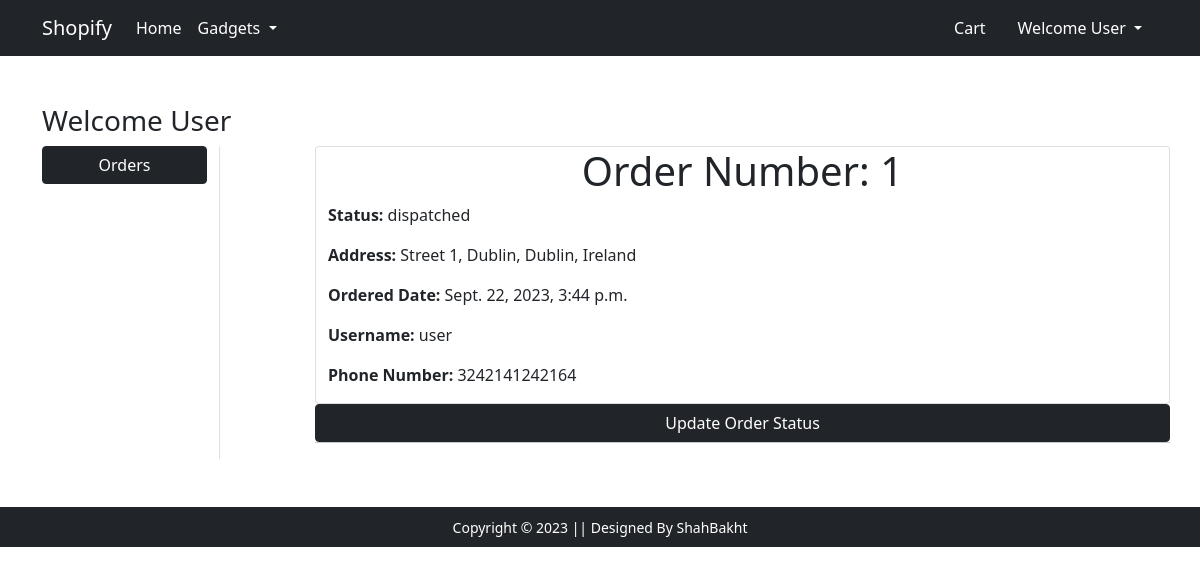
Before: /admins/orders (signed in) with the older database file.
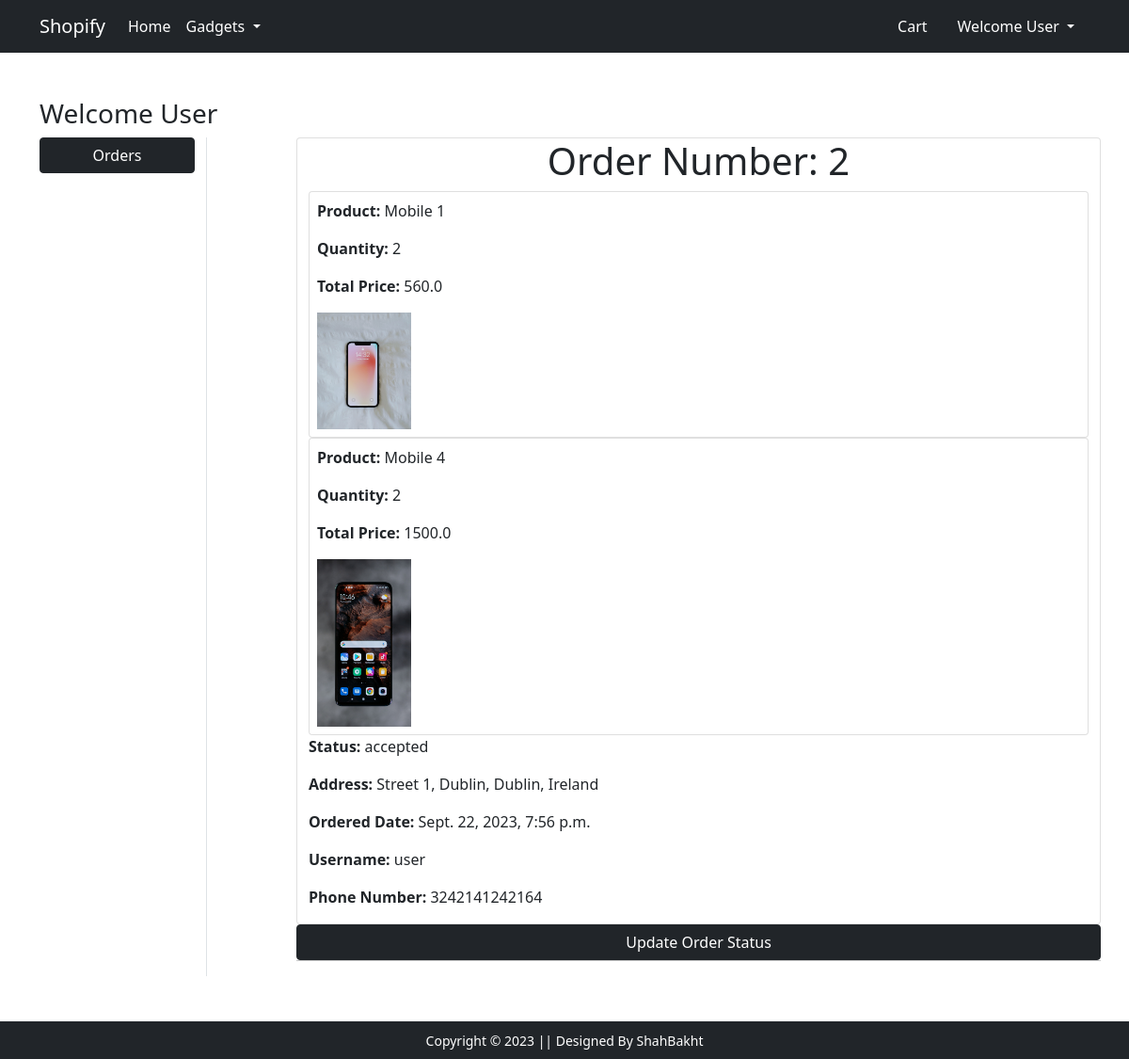
After: the same page with the newer database file.
### main/models.py (models this page shows, shortened)
class Order(models.Model):
  user = models.ForeignKey(User, on_delete=models.CASCADE, related_name='orders')
  address = models.ForeignKey(Address, on_delete=models.CASCADE, related_name='orders')
  ordered_date = models.DateTimeField(auto_now_add=True)
  status = models.CharField(max_length=20, choices=STATUS_CHOICES, default='pending')

class Address(models.Model):
  street = models.TextField()
  state = models.CharField(max_length=100)
  city = models.CharField(max_length=100)
  country = models.CharField(max_length=100)
  zip_code = models.CharField(max_length=100)
  phone_number = models.CharField(max_length=20)
  user = models.ForeignKey(User, on_delete=models.CASCADE, related_name='addresses')
  @property
  def formatted_address(self):
    return f"{self.street},  {self.state}, {self.city}, {self.country}"

class Item(models.Model):
  order = models.ForeignKey(Order, on_delete=models.CASCADE, related_name='items')
  product = models.ForeignKey(Product, on_delete=models.CASCADE, related_name='ordered_items')
  quantity = models.IntegerField(default=1)
  @property
  def total_cost(self):
    return self.quantity * self.product.discounted_price

class Product(models.Model):
  title = models.CharField(max_length=100)
  description = models.TextField()
  selling_price = models.FloatField()
  discounted_price = models.FloatField()
  brand = models.CharField(max_length=100)
  category = models.CharField(choices=CATEGORIES, max_length=50)
  product_image = models.ImageField(upload_to='products_images')

### main/views.py (the view)
# urls.py: path('admins/orders', views.admin_orders, name="admin_orders"),
@login_required(login_url='login')
def admin_orders(request):
  orders = Order.objects.all()
  template_name = 'main/admin_orders.html'
  context = {
    'orders': orders
  }
  return render(request, template_name, context)

### main/templates/main/admin_orders.html (shortened to what this page needs)
{% extends 'main/base.html' %}
{% load static %}
{% block main-content %}
<div class="container my-5">
 <div class="row">
 <h3>Welcome {{ request.user.username | capfirst }}</h3>
  <div class="col-sm-2 border-end">
   <ul class="list-unstyled">
    <li class="d-grid"><a href="{% url 'orders' %}" class="btn btn-dark">Orders</a></li>
   </ul>
  </div>
  <div class="col-sm-9 offset-sm-1">
    {% if orders %}
      {% for order in orders %}
        <div class="row">
          <div class="col-sm-12 card">
            <h1 class="text-center">Order Number: {{order.id}}</h1>
            {% for item in order.items.all %}
              <div class="card p-2">
                <p><strong>Product: </strong> {{item.product.title}}</p>
                <p><strong>Quantity: </strong> {{item.quantity}}</p>
                <p><strong>Total Price: </strong> {{item.total_cost}}</p>
                <img src="{{item.product.product_image.url}}" alt="" width="100px">
              </div>
            {% endfor %}
            <p><strong>Status: </strong> {{order.status}}</p>
            <p><strong>Address: </strong> {{order.address.formatted_address}}</p>
            <p><strong>Ordered Date: </strong> {{order.ordered_date}}</p>
            <p><strong>Username: </strong> {{order.user.username}}</p>
            <p><strong>Phone Number: </strong> {{order.address.phone_number}}</p>
          </div>
          <a href="{% url 'update_order_status' order.id %}" class="btn btn-dark">Update Order Status</a>
          <hr>
        </div>
      {% endfor %}
    {% endif %}
  </div>
 </div>
</div>
{% endblock main-content %}

Changed rows visible on the page:
removed Order: id "1", status "dispatched", address.formatted_address "Street 1, Dublin, Dublin, Ireland", ordered_date "Sept. 22, 2023, 3:44 p.m.", user.username "user", address.phone_number "3242141242164"
added Order: id "2", status "accepted", address.formatted_address "Street 1, Dublin, Dublin, Ireland", ordered_date "Sept. 22, 2023, 7:56 p.m.", user.username "user", address.phone_number "3242141242164"
added Item: product "Mobile 1", quantity "2", total_cost "560.0", product.product_image (picture)
added Item: product "Mobile 4", quantity "2", total_cost "1500.0", product.product_image (picture)
